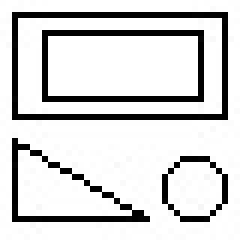
#> input picture imgs/img5.jpg, 40 x 40 px (shown 6 times larger)
$ python test2.py
#> lines starting #> are read from the running program, lines starting #| are printed output that depends on the picture; after the words box and inside, x2 and y2 are one past the last pixel; in counts of white or black regions, pixels touching at a corner belong together
### suzuki2.py
# Created by Junwen Deng on 2024-10-19.
# Copyright © 2024 Junwen Deng. All rights reserved.
# The python language implementation of Algorithm 2 in the paper.
# Suzuki, S. (1985). Topological structural analysis of digitized binary images by border following. Computer vision, graphics, and image processing, 30(1), 32-46.
# If you find a bug, please let me know. Email: junwen7623@163.com


import numpy as np


class Suzuki2:
    def __init__(self, img):
        assert (img.shape[0] > 1) and (img.shape[1] > 1)
        self.nbd = 1
        self.lnbd = 0
        self.img = img
        self.pad = np.pad(img, ((1, 1), (1, 1)), 'constant', constant_values=0)
        self.ij = (1, 1)  # scan from (1, 1)
        self.i2j2 = None
        self.i1j1 = None
        self.i3j3 = None
        self.is_0_pixel_examined = False
        self.i4j4 = None
        self.neighbours = 8  # num of neighbours. 4 or 8.
        self.contour_list = []
        self.contour = []

    def next_point(self, point):
        i, j = point
        rows, cols = self.img.shape
        if (i == rows) and (j == cols):  # scan to end of self.img, return (-1, -1)
            return -1, -1
        if j < cols:  # move right
            j += 1
        elif j == cols:  # i < rows default here. move to start of new line
            i += 1
            j = 1
            self.lnbd = 0
        return i, j

    def step1(self):
        while True:
            i, j = self.ij
            if (self.pad[i, j] == 1) and (self.pad[i, j - 1] == 0) and (self.lnbd <= 0):
                    self.nbd = 2
                    self.i2j2 = (i, j-1)
                    return False  # go to step 2
            elif (self.pad[i, j] >= 1) and (self.pad[i, j+1] == 0):
                self.nbd = 2
                self.i2j2 = (i, j+1)
                if self.pad[i, j] > 1:
                    self.lnbd = self.pad[i, j]
                return True  # go to step 4
            else :
                if self.pad[i, j] == 0:
                    y, x = self.next_point((i, j))
                    if (y == -1) and (x == -1):  # scan to end of self.img, not change self.ij
                        return True  # go to step 4
                    else:
                        self.ij = (y, x)
                        continue  # skip zero point
                else:
                    return True  # go to step 4

    def step2(self):
        pass

    # [5 lines left out: function n4, not called in this run]

    def n8(self, point):
        i, j = point
        points = [(i, j+1), (i-1, j+1), (i-1, j), (i-1, j-1), (i, j-1), (i+1, j-1), (i+1, j), (i+1, j+1)]
        values = [self.pad[i, j] for (i, j) in points]
        return points, values

    def step3_1(self):
        if self.neighbours == 4:
            points, values = self.n4(self.ij)
        elif self.neighbours == 8:
            points, values = self.n8(self.ij)
        else:
            raise ValueError('invalid neighbours value.')
        points = points[::-1]
        values = values[::-1]
        i = points.index(self.i2j2)
        points = points[i:] + points[:i]
        values = values[i:] + values[:i]
        indices = [i for i, v in enumerate(values) if v != 0]
        if len(indices):  # not empty
            self.i1j1 = points[indices[0]]
            return False  # go to step 3.2
        else:  # empty
            i, j = self.ij
            self.pad[i, j] = -self.nbd
            self.contour.append((i, j))
            self.contour_list.append(self.contour)
            self.contour = []
            return True  # go to step 4

    def step3_2(self):
        self.i2j2 = self.i1j1
        self.i3j3 = self.ij

    def step3_3(self):
        if self.neighbours == 4:
            points, values = self.n4(self.i3j3)
            i = points.index(self.i2j2)
            s = 0 if i == 3 else i+1
        elif self.neighbours == 8:
            points, values = self.n8(self.i3j3)
            i = points.index(self.i2j2)
            s = 0 if i == 7 else i+1
        else:
            raise ValueError('invalid neighbours value.')
        points = points[s:] + points[:s]
        values = values[s:] + values[:s]
        i3j3_1 = (self.i3j3[0], self.i3j3[1]+1)
        self.is_0_pixel_examined = False
        for p, v in zip(points, values):
            if (v == 0) and (p == i3j3_1):
                self.is_0_pixel_examined = True
            if v: # not zero
                self.i4j4 = p
                break

    def step3_4(self):
        i, j = self.i3j3
        if self.is_0_pixel_examined:
            self.pad[i, j] = -self.nbd
        elif (not self.is_0_pixel_examined) and (self.pad[i, j] == 1):
            self.pad[i, j] = self.nbd
        else:
            pass

    def step3_5(self):
        i, j = self.i3j3
        self.contour.append((i, j))
        if (self.i4j4 == self.ij) and (self.i3j3 == self.i1j1):
            self.contour_list.append(self.contour)
            self.contour = []
            return True  # go to step 4
        else:
            self.i2j2 = self.i3j3
            self.i3j3 = self.i4j4
            return False # go to step 3.3

    def step4(self):
        i, j = self.ij
        if self.pad[i, j] != 1:
            self.lnbd = self.pad[i, j]
        rows, cols = self.img.shape
        if (i == rows) and (j == cols):
            return True  # end of algorithm 2
        else:
            self.ij = self.next_point((i, j))
            return False  # go to step 1

    def exec(self):
        while True:
            if not self.step1():
                self.step2()
                if not self.step3_1():
                    self.step3_2()
                    while True:
                        self.step3_3()
                        self.step3_4()
                        if self.step3_5():
                            break
            if self.step4():
                break

### test2.py
import numpy as np
import cv2 as cv
from suzuki2 import Suzuki2


if __name__ == '__main__':
    img = cv.imread('./imgs/img5.jpg', cv.IMREAD_GRAYSCALE)
#> img is the input picture: shape (40, 40); min 0, max 255, mean 212.7
    ret, bin = cv.threshold(img, 128, 255, cv.THRESH_BINARY_INV)
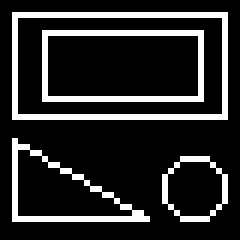
#> bin: shape (40, 40) (shown 6 times larger); 16.4% white in thin lines or dots, all inside (x1, y1, x2, y2) = (2, 2, 38, 37)
    bin[bin > 128] = 1
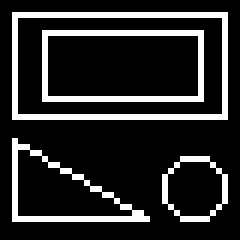
#> bin: shape (40, 40) (shown 6 times larger); values 0 (black) and 1 (white), 16.4% white in thin lines or dots, all inside (x1, y1, x2, y2) = (2, 2, 38, 37)
    img = bin.astype(int)

    su = Suzuki2(img)
#> in __init__, `self.pad = np.pad(img, ((1, 1), (1, 1)), 'constant', constant_values=0)`:
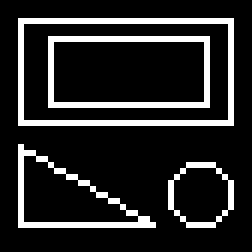
#> self.pad: shape (42, 42) int64 (shown 6 times larger); values 0 (black) and 1 (white), 14.9% white in thin lines or dots, all inside (x1, y1, x2, y2) = (3, 3, 39, 38)
    su.exec()
#> the loop in exec, `while True:` made 264 passes
    np.savetxt('./outputs/pad.txt', su.pad, fmt='%2d')

    for e in su.contour_list:
        print(e)
#> this loop made 3 passes
#> (printed output is left out)
